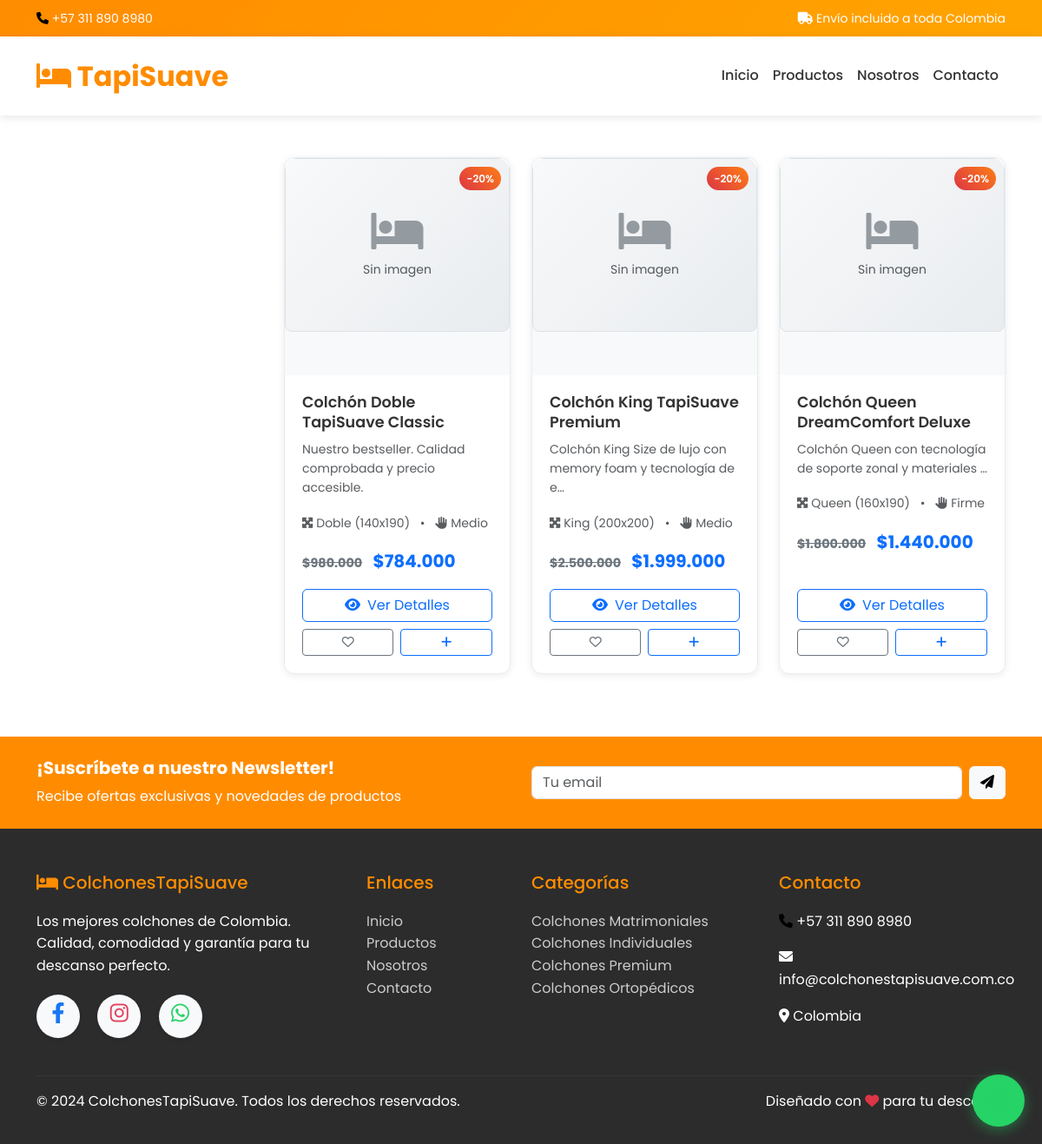
The page /productos/?categoria=colchones-matrimoniales on the database as committed earlier.
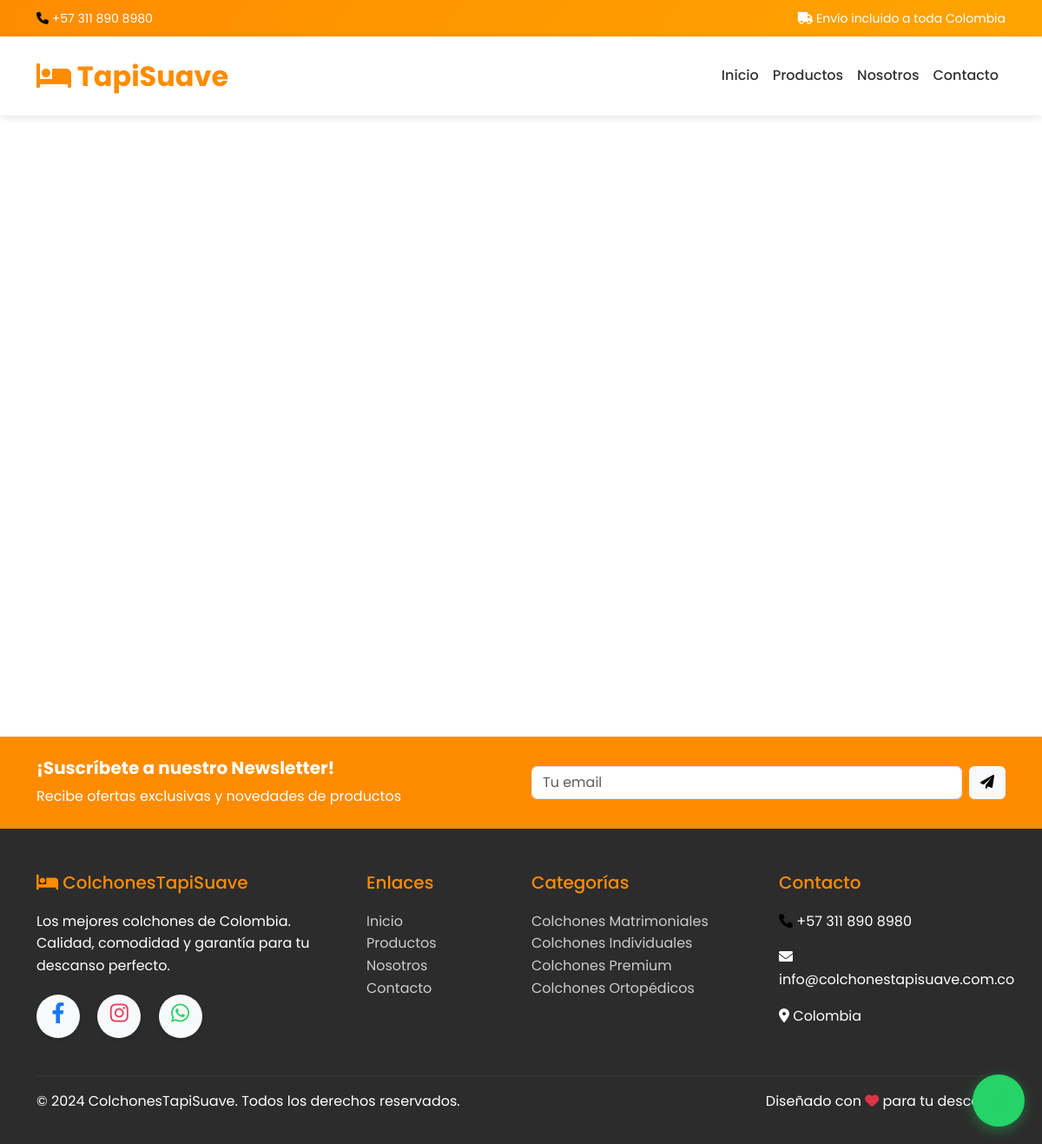
The same page on the database as committed later.
### tienda/models.py (models this page shows, shortened)
class Producto(models.Model):
    TAMANOS_CHOICES = [
        ('sencillo', 'Sencillo (90x190)'),
        ('semi', 'Semidoble (120x190)'),
        ('doble', 'Doble (140x190)'),
        ('queen', 'Queen (160x190)'),
        ('king', 'King (200x200)'),
    ]
    FIRMEZA_CHOICES = [
        ('suave', 'Suave'),
        ('medio', 'Medio'),
        ('firme', 'Firme'),
        ('extra_firme', 'Extra Firme'),
    ]
    nombre = models.CharField(max_length=200)
    slug = models.SlugField(max_length=200, unique=True, blank=True)
    categoria = models.ForeignKey(Categoria, on_delete=models.CASCADE, related_name='productos')
    marca = models.ForeignKey(Marca, on_delete=models.CASCADE, related_name='productos')
    descripcion_corta = models.CharField(max_length=300)
    descripcion = RichTextField()
    tamano = models.CharField(max_length=20, choices=TAMANOS_CHOICES)
    firmeza = models.CharField(max_length=20, choices=FIRMEZA_CHOICES)
    altura = models.PositiveIntegerField(help_text="Altura en centímetros")
    material_principal = models.CharField(max_length=100)
    garantia_anos = models.PositiveIntegerField(default=1)
    precio = models.DecimalField(max_digits=10, decimal_places=2, validators=[MinValueValidator(0)])
    precio_descuento = models.DecimalField(max_digits=10, decimal_places=2, blank=True, null=True, validators=[MinValueValidator(0)])
    stock = models.PositiveIntegerField(default=0)
    imagen_principal = models.ImageField(upload_to='productos/')
    imagen_2 = models.ImageField(upload_to='productos/', blank=True)
    imagen_3 = models.ImageField(upload_to='productos/', blank=True)
    imagen_4 = models.ImageField(upload_to='productos/', blank=True)
    destacado = models.BooleanField(default=False)
    activo = models.BooleanField(default=True)
    peso = models.DecimalField(max_digits=5, decimal_places=2, help_text="Peso en kg")
    fecha_creacion = models.DateTimeField(auto_now_add=True)
    fecha_actualizacion = models.DateTimeField(auto_now=True)
    class Meta:
        ordering = ['-fecha_creacion']
        verbose_name_plural = "Productos"
    def get_absolute_url(self):
        return reverse('producto_detalle', kwargs={'slug': self.slug})
    def get_precio_final(self):
        return self.precio_descuento if self.precio_descuento else self.precio
    def get_descuento_porcentaje(self):
        if self.precio_descuento and self.precio_descuento < self.precio:
            return round(((self.precio - self.precio_descuento) / self.precio) * 100)
        return 0

### tienda/views.py (the view, shortened to what this page needs)
# urls.py: path('productos/', views.productos_lista, name='productos_lista'),
def productos_lista(request):
    productos = Producto.objects.filter(activo=True)
    categoria_slug = request.GET.get('categoria')
    busqueda = request.GET.get('q')
    orden = request.GET.get('orden', 'nombre')
    precio_min = request.GET.get('precio_min')
    precio_max = request.GET.get('precio_max')
    tamano = request.GET.get('tamano')
    firmeza = request.GET.get('firmeza')
    if categoria_slug:
        productos = productos.filter(categoria__slug=categoria_slug)
    if precio_min:
        try:
            precio_min = float(precio_min)
            productos = productos.filter(precio__gte=precio_min)
        except ValueError:
            pass
    if precio_max:
        try:
            precio_max = float(precio_max)
            productos = productos.filter(precio__lte=precio_max)
        except ValueError:
            pass
    if tamano:
        productos = productos.filter(tamano=tamano)
    if firmeza:
        productos = productos.filter(firmeza=firmeza)
    if orden == 'precio_asc':
        productos = productos.order_by('precio')
    elif orden == 'precio_desc':
        productos = productos.order_by('-precio')
    elif orden == 'nombre':
        productos = productos.order_by('nombre')
    elif orden == 'destacados':
        productos = productos.order_by('-destacado', 'nombre')
    paginator = Paginator(productos, 12)
    page_number = request.GET.get('page')
    page_obj = paginator.get_page(page_number)
    tamanos_disponibles = Producto.TAMANOS_CHOICES
    firmezas_disponibles = Producto.FIRMEZA_CHOICES
    context = {
        'page_obj': page_obj,
        'categoria_actual': categoria_slug,
        'busqueda': busqueda,
        'orden': orden,
        'precio_min': precio_min,
        'precio_max': precio_max,
        'tamano_actual': tamano,
        'firmeza_actual': firmeza,
        'tamanos_disponibles': tamanos_disponibles,
        'firmezas_disponibles': firmezas_disponibles,
    }
    return render(request, 'tienda/productos_lista.html', context)

### tienda/context_processors.py (called while the page is built)
def categorias_context(request):
    return {
        'categorias_menu': Categoria.objects.filter(activa=True)
    }

### tienda/templatetags/image_tags.py (called while the page is built)
@register.filter
def formato_peso_colombiano(value):
    try:
        numero = int(float(value))
        formatted = f"{numero:,}".replace(',', '.')
        return f"${formatted}"
    except (ValueError, TypeError):
        return f"${value}"

### templates/tienda/productos_lista.html (shortened to what this page needs)
{% extends 'base.html' %}
{% load image_tags %}
{% block content %}
<div class="container py-5">
    <div class="row">
        <div class="col-lg-3">
        </div>
        <div class="col-lg-9">
            <div class="products-grid">
                <div class="row g-4">
                    {% for producto in page_obj %}
                    <div class="col-xl-4 col-lg-6 col-md-6 mb-4">
                        <div class="product-card h-100" data-product-id="{{ producto.id }}">
                            <div class="product-image">
                                {% responsive_product_image producto size='card' alt=producto.nombre css_class='product-img' %}
                                {% if producto.get_descuento_porcentaje %}
                                <div class="product-badge">-{{ producto.get_descuento_porcentaje }}%</div>
                                {% endif %}
                            </div>
                            <div class="product-info">
                                <h5 class="product-title">{{ producto.nombre }}</h5>
                                <p class="text-muted small mb-3">{{ producto.descripcion_corta|truncatechars:60 }}</p>
                                <div class="product-specs mb-3">
                                    <small class="text-muted">
                                        <i class="fas fa-expand-arrows-alt me-1"></i>{{ producto.get_tamano_display }}
                                        <span class="mx-2">•</span>
                                        <i class="fas fa-hand-paper me-1"></i>{{ producto.get_firmeza_display }}
                                    </small>
                                </div>
                                <div class="product-price">
                                    {% if producto.precio_descuento %}
                                    <span class="product-price-old">{{ producto.precio|formato_peso_colombiano }}</span>
                                    {% endif %}
                                    {{ producto.get_precio_final|formato_peso_colombiano }}
                                </div>
                                <div class="product-actions mt-auto">
                                    <a href="{{ producto.get_absolute_url }}" class="btn btn-outline-primary w-100 mb-2">
                                        <i class="fas fa-eye me-2"></i>Ver Detalles
                                    </a>
                                    <div class="row g-2">
                                        <div class="col-6">
                                            <button class="btn btn-sm btn-outline-secondary w-100 favorite-btn">
                                                <i class="far fa-heart"></i>
                                            </button>
                                        </div>
                                        <div class="col-6">
                                            <button class="btn btn-sm btn-outline-primary w-100 comparison-add-btn">
                                                <i class="fas fa-plus"></i>
                                            </button>
                                        </div>
                                    </div>
                                </div>
                            </div>
                        </div>
                    </div>
                    {% empty %}
                    <div class="col-12 text-center py-5">
                        <i class="fas fa-search" style="font-size: 3rem; color: var(--border-color);"></i>
                        <h4 class="mt-3 text-muted">No se encontraron productos</h4>
                        <p class="text-muted">Prueba ajustando los filtros de búsqueda</p>
                    </div>
                    {% endfor %}
                </div>
            </div>
        </div>
    </div>
</div>
{% endblock %}

Rows that differ between the two databases and show on the page:
no longer on this page (row edited): Producto: nombre+imagen_principal "Sin imagen", get_descuento_porcentaje "20", nombre "Colchón Doble TapiSuave Classic", descripcion_corta "Nuestro bestseller. Calidad comprobada y precio accesible.", tamano "Doble (140x190)", firmeza "Medio", precio "$980.000", get_precio_final "$784.000"
no longer on this page (row edited): Producto: nombre+imagen_principal "Sin imagen", get_descuento_porcentaje "20", nombre "Colchón King TapiSuave Premium", descripcion_corta "Colchón King Size de lujo con memory foam y tecnología de e…", tamano "King (200x200)", firmeza "Medio", precio "$2.500.000", get_precio_final "$1.999.000"
no longer on this page (row edited): Producto: nombre+imagen_principal "Sin imagen", get_descuento_porcentaje "20", nombre "Colchón Queen DreamComfort Deluxe", descripcion_corta "Colchón Queen con tecnología de soporte zonal y materiales …", tamano "Queen (160x190)", firmeza "Firme", precio "$1.800.000", get_precio_final "$1.440.000"
